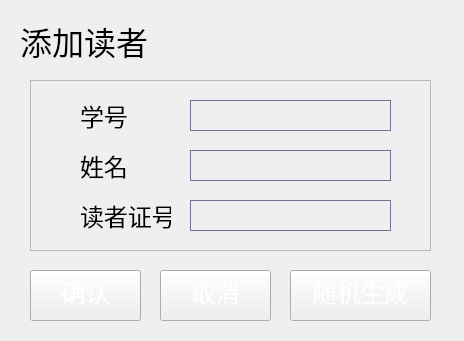
<?xml version="1.0" encoding="UTF-8"?>
<ui version="4.0">
 <class>rm_AddReader</class>
 <widget class="QWidget" name="rm_AddReader">
  <property name="geometry">
   <rect>
    <x>0</x>
    <y>0</y>
    <width>464</width>
    <height>341</height>
   </rect>
  </property>
  <property name="windowTitle">
   <string>Form</string>
  </property>
  <property name="styleSheet">
   <string notr="true">#rm_AddReader{
background-image: url(:/image/image/凛冬之蝶.png);}</string>
  </property>
  <widget class="QFrame" name="frame_5">
   <property name="geometry">
    <rect>
     <x>30</x>
     <y>80</y>
     <width>401</width>
     <height>171</height>
    </rect>
   </property>
   <property name="frameShape">
    <enum>QFrame::StyledPanel</enum>
   </property>
   <property name="frameShadow">
    <enum>QFrame::Raised</enum>
   </property>
   <widget class="QLineEdit" name="leid">
    <property name="geometry">
     <rect>
      <x>160</x>
      <y>20</y>
      <width>201</width>
      <height>31</height>
     </rect>
    </property>
    <property name="styleSheet">
     <string notr="true">border:1px solid #cccccc;
color:#808080;
border-color: rgb(110,115,148);;
font-size:18px;
font-family:&quot;微软雅黑&quot;;
text-align:left;
background-color: rgb(255, 255, 255,0);</string>
    </property>
    <property name="text">
     <string/>
    </property>
   </widget>
   <widget class="QLineEdit" name="leacc">
    <property name="geometry">
     <rect>
      <x>160</x>
      <y>120</y>
      <width>201</width>
      <height>31</height>
     </rect>
    </property>
    <property name="styleSheet">
     <string notr="true">border:1px solid #cccccc;
color:#808080;
border-color: rgb(110,115,148);;
font-size:18px;
font-family:&quot;微软雅黑&quot;;
text-align:left;
background-color: rgb(255, 255, 255,0);</string>
    </property>
   </widget>
   <widget class="QLineEdit" name="lename">
    <property name="geometry">
     <rect>
      <x>160</x>
      <y>70</y>
      <width>201</width>
      <height>31</height>
     </rect>
    </property>
    <property name="styleSheet">
     <string notr="true">border:1px solid #cccccc;
color:#808080;
border-color: rgb(110,115,148);;
font-size:18px;
font-family:&quot;微软雅黑&quot;;
text-align:left;
background-color: rgb(255, 255, 255,0);</string>
    </property>
   </widget>
   <widget class="QLabel" name="label_2">
    <property name="geometry">
     <rect>
      <x>50</x>
      <y>20</y>
      <width>91</width>
      <height>31</height>
     </rect>
    </property>
    <property name="font">
     <font>
      <family>华文行楷</family>
      <pointsize>18</pointsize>
      <weight>50</weight>
      <italic>false</italic>
      <bold>false</bold>
     </font>
    </property>
    <property name="styleSheet">
     <string notr="true">font: 18pt &quot;华文行楷&quot;;</string>
    </property>
    <property name="text">
     <string>学号</string>
    </property>
   </widget>
   <widget class="QLabel" name="label_3">
    <property name="geometry">
     <rect>
      <x>50</x>
      <y>70</y>
      <width>91</width>
      <height>31</height>
     </rect>
    </property>
    <property name="font">
     <font>
      <family>华文行楷</family>
      <pointsize>18</pointsize>
      <weight>50</weight>
      <italic>false</italic>
      <bold>false</bold>
     </font>
    </property>
    <property name="styleSheet">
     <string notr="true">font: 18pt &quot;华文行楷&quot;;</string>
    </property>
    <property name="text">
     <string>姓名</string>
    </property>
   </widget>
   <widget class="QLabel" name="label_4">
    <property name="geometry">
     <rect>
      <x>50</x>
      <y>120</y>
      <width>91</width>
      <height>31</height>
     </rect>
    </property>
    <property name="font">
     <font>
      <family>华文行楷</family>
      <pointsize>18</pointsize>
      <weight>50</weight>
      <italic>false</italic>
      <bold>false</bold>
     </font>
    </property>
    <property name="styleSheet">
     <string notr="true">font: 18pt &quot;华文行楷&quot;;</string>
    </property>
    <property name="text">
     <string>读者证号</string>
    </property>
   </widget>
   <zorder>lename</zorder>
   <zorder>leid</zorder>
   <zorder>leacc</zorder>
   <zorder>label_2</zorder>
   <zorder>label_3</zorder>
   <zorder>label_4</zorder>
  </widget>
  <widget class="QPushButton" name="but_ok">
   <property name="geometry">
    <rect>
     <x>30</x>
     <y>270</y>
     <width>111</width>
     <height>51</height>
    </rect>
   </property>
   <property name="font">
    <font>
     <family>楷体</family>
     <pointsize>18</pointsize>
     <weight>50</weight>
     <italic>false</italic>
     <bold>false</bold>
    </font>
   </property>
   <property name="styleSheet">
    <string notr="true">QPushButton{
font: 18pt &quot;楷体&quot;;
border-image: url(:/image/image/anniu.png);
	color: rgb(255, 255, 255);
    padding-top:-8px;
}
 
QPushButton:hover{
font: 18pt &quot;楷体&quot;;
border-image: url(:/image/image/anniu2.png);
color: rgb(255, 255, 255);
padding-top:-8px;
}
QPushButton:pressed{
font: 18pt &quot;楷体&quot;;
border-image: url(:/image/image/anniu2.png);
color: rgb(255, 255, 255);
padding-top:-8px;
}</string>
   </property>
   <property name="text">
    <string>确认</string>
   </property>
  </widget>
  <widget class="QLabel" name="label">
   <property name="geometry">
    <rect>
     <x>20</x>
     <y>20</y>
     <width>181</width>
     <height>41</height>
    </rect>
   </property>
   <property name="font">
    <font>
     <family>华文行楷</family>
     <pointsize>24</pointsize>
     <weight>50</weight>
     <italic>false</italic>
     <bold>false</bold>
    </font>
   </property>
   <property name="styleSheet">
    <string notr="true">font: 24pt &quot;华文行楷&quot;;</string>
   </property>
   <property name="text">
    <string>添加读者</string>
   </property>
  </widget>
  <widget class="QPushButton" name="but_no">
   <property name="geometry">
    <rect>
     <x>160</x>
     <y>270</y>
     <width>111</width>
     <height>51</height>
    </rect>
   </property>
   <property name="font">
    <font>
     <family>楷体</family>
     <pointsize>18</pointsize>
     <weight>50</weight>
     <italic>false</italic>
     <bold>false</bold>
    </font>
   </property>
   <property name="styleSheet">
    <string notr="true">QPushButton{
font: 18pt &quot;楷体&quot;;
border-image: url(:/image/image/anniu.png);
	color: rgb(255, 255, 255);
    padding-top:-8px;
}
 
QPushButton:hover{
font: 18pt &quot;楷体&quot;;
border-image: url(:/image/image/anniu2.png);
color: rgb(255, 255, 255);
padding-top:-8px;
}
QPushButton:pressed{
font: 18pt &quot;楷体&quot;;
border-image: url(:/image/image/anniu2.png);
color: rgb(255, 255, 255);
padding-top:-8px;
}</string>
   </property>
   <property name="text">
    <string>取消</string>
   </property>
  </widget>
  <widget class="QPushButton" name="create">
   <property name="geometry">
    <rect>
     <x>290</x>
     <y>270</y>
     <width>141</width>
     <height>51</height>
    </rect>
   </property>
   <property name="font">
    <font>
     <family>楷体</family>
     <pointsize>18</pointsize>
     <weight>50</weight>
     <italic>false</italic>
     <bold>false</bold>
    </font>
   </property>
   <property name="styleSheet">
    <string notr="true">QPushButton{
font: 18pt &quot;楷体&quot;;
border-image: url(:/image/image/anniu.png);
	color: rgb(255, 255, 255);
    padding-top:-8px;
}
 
QPushButton:hover{
font: 18pt &quot;楷体&quot;;
border-image: url(:/image/image/anniu2.png);
color: rgb(255, 255, 255);
padding-top:-8px;
}
QPushButton:pressed{
font: 18pt &quot;楷体&quot;;
border-image: url(:/image/image/anniu2.png);
color: rgb(255, 255, 255);
padding-top:-8px;
}</string>
   </property>
   <property name="text">
    <string>随机生成</string>
   </property>
  </widget>
 </widget>
 <resources/>
 <connections/>
</ui>
